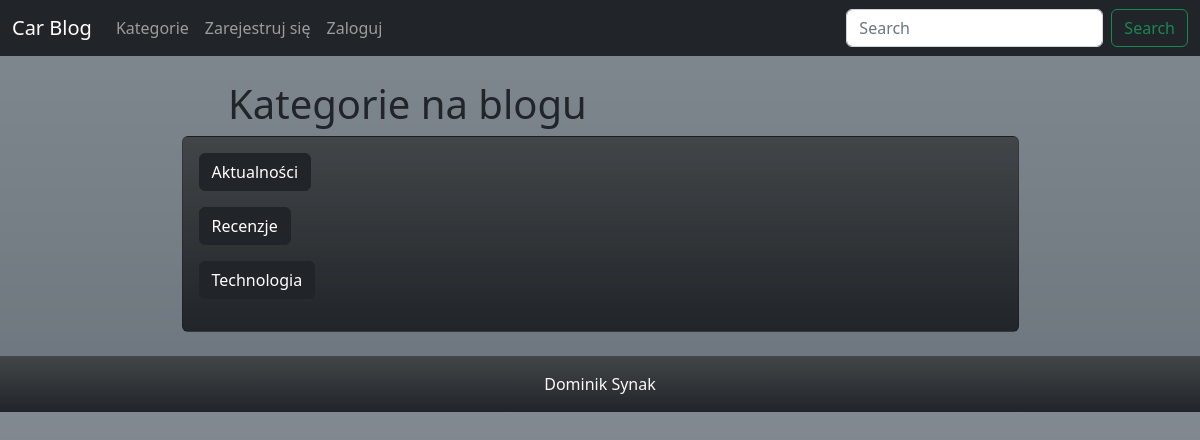
The app's page /category-list/, older data.
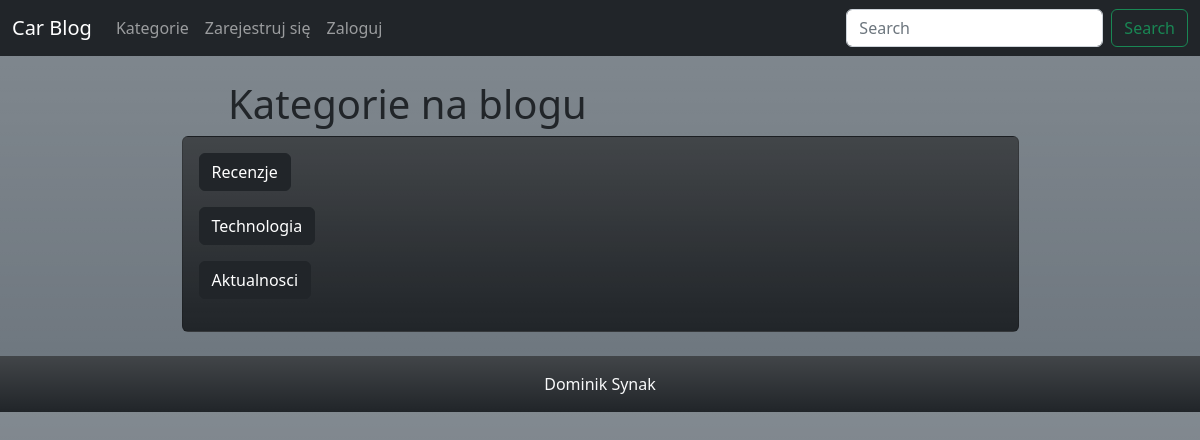
The same page, newer data.
### carblog/models.py (models this page shows, shortened)
class Category(models.Model):
    name = models.CharField(max_length=255)
    def __str__(self):
        return self.name

### carblog/views.py (the view)
# urls.py: path('category-list/', CategoryListView, name='category-list'),
def CategoryListView(request):
    cat_menu_list = Category.objects.all()
    return render(request, 'category_list.html', {'cat_menu_list':cat_menu_list})

### carblog/templates/category_list.html (shortened to what this page needs)
{% extends 'base.html' %}
{% block content %}
<div class="col-12 col-md-8 mx-auto">
    <h1>Kategorie na blogu</h1>
</div>
<div class="card bg-dark bg-gradient text-white w-75 mx-auto">
    <div class="card-body">
        {% for item in cat_menu_list %}
        <a role="button" class="btn btn-dark mr-2 mb-3" href="{% url 'category' item|slugify %}">
            {{ item | capfirst }}
        </a>
        <br>
        {% endfor %}
    </div>
</div>
<br>
{% endblock %}

Row changes from the older to the newer data that the page shows:
removed Category: name "Aktualności"
added Category: name "Aktualnosci"
